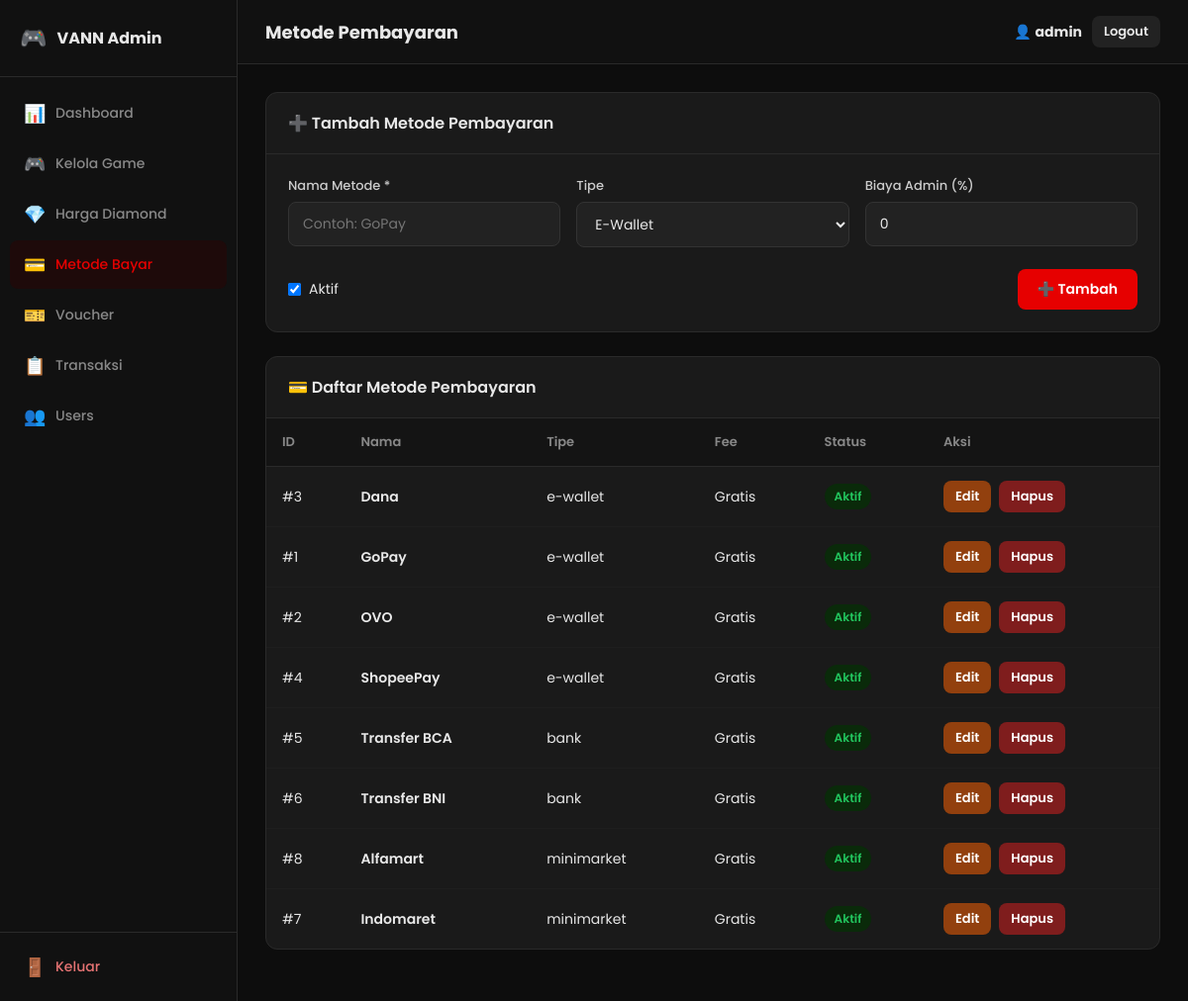
Page /admin/?page=payments on the committed database.
### tables this page shows
CREATE TABLE IF NOT EXISTS payment_methods (
    method_id INT AUTO_INCREMENT PRIMARY KEY,
    method_name VARCHAR(100) NOT NULL,
    method_type ENUM('e-wallet','bank','minimarket','crypto') DEFAULT 'e-wallet',
    is_active TINYINT(1) DEFAULT 1,
    fee_pct DECIMAL(5,2) DEFAULT 0.00,
    created_at DATETIME DEFAULT NOW()
);

### config/helpers.php (called while the page is built, shortened)
<?php
function esc(string $str): string {
    return htmlspecialchars($str, ENT_QUOTES, 'UTF-8');
}

### admin/pages/payments.php (the view, shortened to what this page needs)
<?php
$edit = null;
$methods = $conn->query("SELECT * FROM payment_methods ORDER BY method_type, method_name");
?>
<div class="section-card" style="margin-bottom:24px;">
  <div class="section-header">
    <h2><?= $edit ? '✏️ Edit Metode Pembayaran' : '➕ Tambah Metode Pembayaran' ?></h2>
  </div>
  <form method="POST">
    <div class="form-grid">
      <div class="field">
        <label>Nama Metode *</label>
        <input type="text" name="method_name" value="<?= esc($edit['method_name'] ?? '') ?>" placeholder="Contoh: GoPay" required>
      </div>
      <div class="field">
        <label>Tipe</label>
        <select name="method_type">
          <?php foreach (['e-wallet'=>'E-Wallet','bank'=>'Transfer Bank','minimarket'=>'Minimarket','crypto'=>'Crypto'] as $v=>$l): ?>
          <option value="<?= $v ?>" <?= (($edit['method_type'] ?? 'e-wallet') === $v) ? 'selected' : '' ?>><?= $l ?></option>
          <?php endforeach; ?>
        </select>
      </div>
      <div class="field">
        <label>Biaya Admin (%)</label>
        <input type="number" name="fee_pct" value="<?= $edit['fee_pct'] ?? 0 ?>" step="0.01" min="0" placeholder="0 = gratis">
      </div>
    </div>
    <div style="display:flex;gap:20px;padding:0 22px 22px;align-items:center;">
      <label style="display:flex;align-items:center;gap:8px;font-size:14px;cursor:pointer;">
        <input type="checkbox" name="is_active" <?= (($edit['is_active'] ?? 1) ? 'checked' : '') ?>> Aktif
      </label>
      <button type="submit" class="btn btn-primary" style="margin-left:auto;">
        <?= $edit ? '💾 Simpan' : '➕ Tambah' ?>
      </button>
    </div>
  </form>
</div>
<div class="section-card">
  <div class="section-header"><h2>💳 Daftar Metode Pembayaran</h2></div>
  <div class="table-wrap">
    <table>
      <thead>
        <tr><th>ID</th><th>Nama</th><th>Tipe</th><th>Fee</th><th>Status</th><th>Aksi</th></tr>
      </thead>
      <tbody>
        <?php if ($methods->num_rows === 0): ?>
        <tr><td colspan="6"><div class="empty-state"><div class="icon">💳</div><p>Belum ada metode pembayaran.</p></div></td></tr>
        <?php else: ?>
        <?php while ($m = $methods->fetch_assoc()): ?>
        <tr>
          <td>#<?= $m['method_id'] ?></td>
          <td style="font-weight:600;"><?= esc($m['method_name']) ?></td>
          <td><?= esc($m['method_type']) ?></td>
          <td><?= $m['fee_pct'] > 0 ? $m['fee_pct'].'%' : 'Gratis' ?></td>
          <td>
            <a href="?page=payments&toggle=<?= $m['method_id'] ?>" style="text-decoration:none;">
              <span class="badge-status <?= $m['is_active'] ? 'badge-active' : 'badge-inactive' ?>">
                <?= $m['is_active'] ? 'Aktif' : 'Nonaktif' ?>
              </span>
            </a>
          </td>
          <td>
            <div class="cell-actions">
              <a href="?page=payments&edit=<?= $m['method_id'] ?>" class="btn btn-sm btn-warning">Edit</a>
              <a href="?page=payments&delete=<?= $m['method_id'] ?>" class="btn btn-sm btn-danger"
                 onclick="return confirm('Hapus metode ini?')">Hapus</a>
            </div>
          </td>
        </tr>
        <?php endwhile; ?>
        <?php endif; ?>
      </tbody>
    </table>
  </div>
</div>

### admin/assets/admin.css (style rules this page uses)
:root { --bg: #0d0d0d; --sidebar-bg: #111; --sidebar-w: 240px; --card-bg: #1a1a1a; --card-bg2: #222; --border: #2a2a2a; --text: #e8e8e8; --text-muted: #888; --red: #e60000; --red-dark: #b00; --green: #22c55e; --blue: #3b82f6; --yellow: #f59e0b; --radius: 12px; }
*, *::before, *::after { margin:0; padding:0; box-sizing:border-box; }
html { font-size: 15px; }
body { background:var(--bg); color:var(--text); font-family:'Poppins',Arial,sans-serif; display:flex; min-height:100vh; }
.section-card { background:var(--card-bg); border-radius:var(--radius); border:1px solid var(--border); overflow:hidden; margin-bottom:24px; }
.section-header { display:flex; align-items:center; justify-content:space-between; padding:18px 22px; border-bottom:1px solid var(--border); }
.section-header h2 { font-size:16px; font-weight:600; }
.form-grid { display:grid; grid-template-columns:repeat(auto-fit,minmax(240px,1fr)); gap:16px; padding:22px; }
.field { display:flex; flex-direction:column; gap:6px; }
.field label { font-size:13px; font-weight:500; color:#ccc; }
.field input, .field select, .field textarea { padding:11px 14px; background:var(--card-bg2); border:1px solid #333; border-radius:8px; color:var(--text); font-size:14px; font-family:inherit; outline:none; transition:border-color .2s; }
.btn { display:inline-flex; align-items:center; gap:6px; padding:10px 20px; border:none; border-radius:8px; font-size:14px; font-weight:600; cursor:pointer; transition:all .2s; text-decoration:none; font-family:inherit; }
.btn-primary { background:var(--red); color:#fff; }
.btn-warning { background:#92400e; color:#fff; }
.btn-danger { background:#7f1d1d; color:#fff; }
.btn-sm { padding:6px 12px; font-size:13px; }
.table-wrap { overflow-x:auto; }
table { width:100%; border-collapse:collapse; }
thead th { padding:14px 16px; text-align:left; font-size:13px; font-weight:600; color:var(--text-muted); background:#141414; border-bottom:1px solid var(--border); }
tbody td { padding:14px 16px; font-size:14px; border-bottom:1px solid #1e1e1e; vertical-align:middle; }
tbody tr:last-child td { border-bottom:none; }
.cell-actions { display:flex; gap:8px; }
.badge-status { padding:4px 10px; border-radius:20px; font-size:12px; font-weight:600; display:inline-block; }
.badge-active { background:#0a2a0a; color:var(--green); }

### rows in the picture
payment_methods: method_id "3", method_name "Dana", method_type "e-wallet", fee_pct "Gratis", is_active "Aktif"
payment_methods: method_id "1", method_name "GoPay", method_type "e-wallet", fee_pct "Gratis", is_active "Aktif"
payment_methods: method_id "2", method_name "OVO", method_type "e-wallet", fee_pct "Gratis", is_active "Aktif"
payment_methods: method_id "4", method_name "ShopeePay", method_type "e-wallet", fee_pct "Gratis", is_active "Aktif"
payment_methods: method_id "5", method_name "Transfer BCA", method_type "bank", fee_pct "Gratis", is_active "Aktif"
payment_methods: method_id "6", method_name "Transfer BNI", method_type "bank", fee_pct "Gratis", is_active "Aktif"
payment_methods: method_id "8", method_name "Alfamart", method_type "minimarket", fee_pct "Gratis", is_active "Aktif"
payment_methods: method_id "7", method_name "Indomaret", method_type "minimarket", fee_pct "Gratis", is_active "Aktif"

### other values in the picture
$m['icon'] "📊"
$m['label'] "Dashboard"
$m['icon'] "🎮"
$m['label'] "Kelola Game"
$m['icon'] "💎"
$m['label'] "Harga Diamond"
$m['icon'] "💳"
$m['label'] "Metode Bayar"
$m['icon'] "🎫"
$m['label'] "Voucher"
$m['icon'] "📋"
$m['label'] "Transaksi"
$m['icon'] "👥"
$m['label'] "Users"
$pageTitle "Metode Pembayaran"
